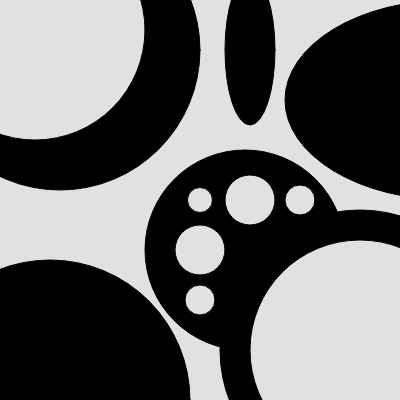
Frame 1 (no input)
Frame 60 (no input): identical to frame 1, image omitted
Frame 120 (the mouse pressed at the canvas centre since frame 60): identical to frame 1, image omitted

The p5.js sketch that drew this single still picture (run headless with seeded random() and noise() and a simulated clock; from frame 60 on, the mouse is pressed at the canvas centre):

// p5.js sketch
// ── sketch.js
  function setup() {
        createCanvas(400, 400); // Put things you want to run once in here.
      }
      function draw() {
        background(225);//white background
        fill(0)
       ellipse(245,250,200,200)
       ellipse(360,350,280,280)
       fill(225)
       ellipse(360,350,220,220)
        ellipse(250, 200, 50, 50);
        ellipse(200, 250, 50, 50);
        ellipse(200,300,30,30)
        ellipse(300,200,30,30)
        ellipse(200,200,25,25)
        fill(0)
        ellipse(250,50,50,150)
        ellipse(60,50,280,280)
        ellipse(450,100,330,200)
        ellipse(50,400,280,280)
        fill(225)
        ellipse(35,30,220,220)

      }
